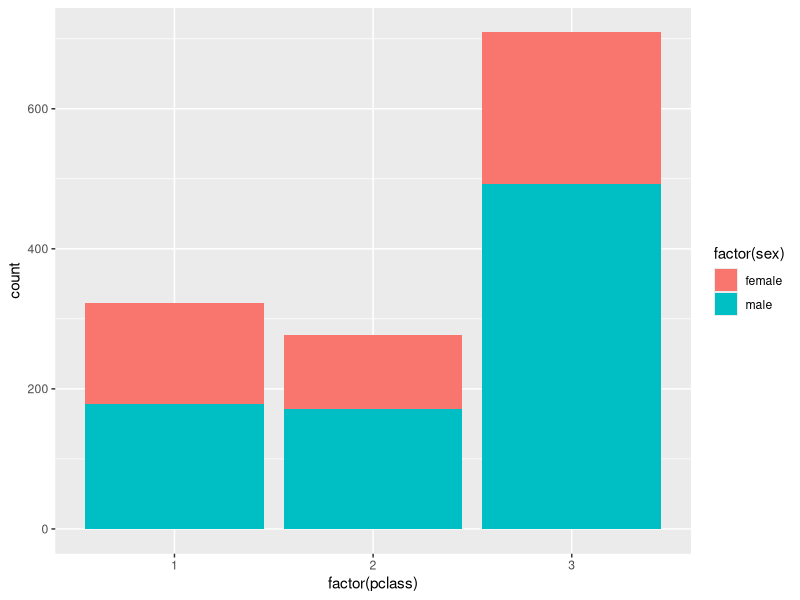
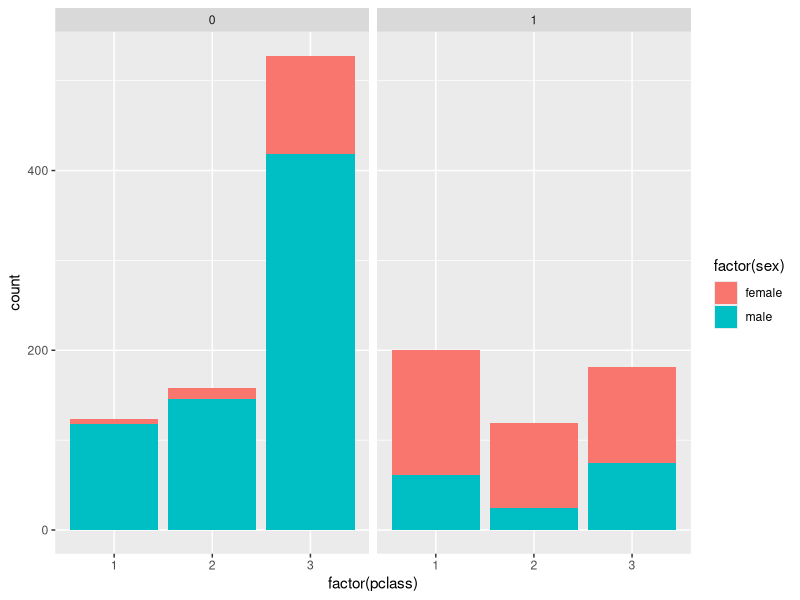
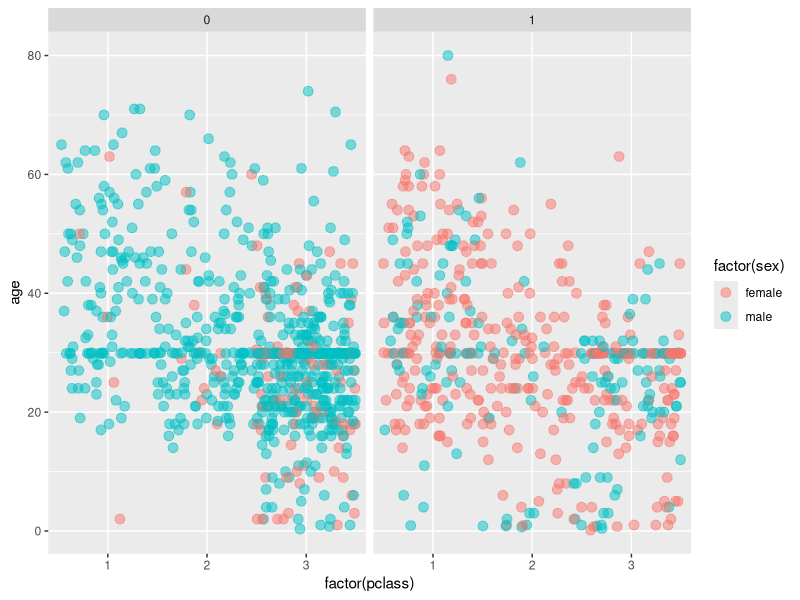

These charts were generated, in order, by the following R code:
## ---- chunk 1

library(ggplot2)
titanic <- read.csv("titanic.csv")

# Check out the structure of titanic
str(titanic)

# Use ggplot() for the first instruction
ggplot(titanic, aes(x = factor(pclass), fill = factor(sex))) + 
  geom_bar()

# Use ggplot() for the second instruction
ggplot(titanic, aes(x = factor(pclass), fill = factor(sex))) + 
  geom_bar() + 
  facet_grid(".~ survived")

# Position jitter (use below)
posn.j <- position_jitter(0.5, 0)

# Use ggplot() for the last instruction
ggplot(titanic, aes(x = factor(pclass), y = age, col = factor(sex))) + 
  geom_jitter(size = 3, alpha = 0.5, position = posn.j) +
  facet_grid(".~ survived")

